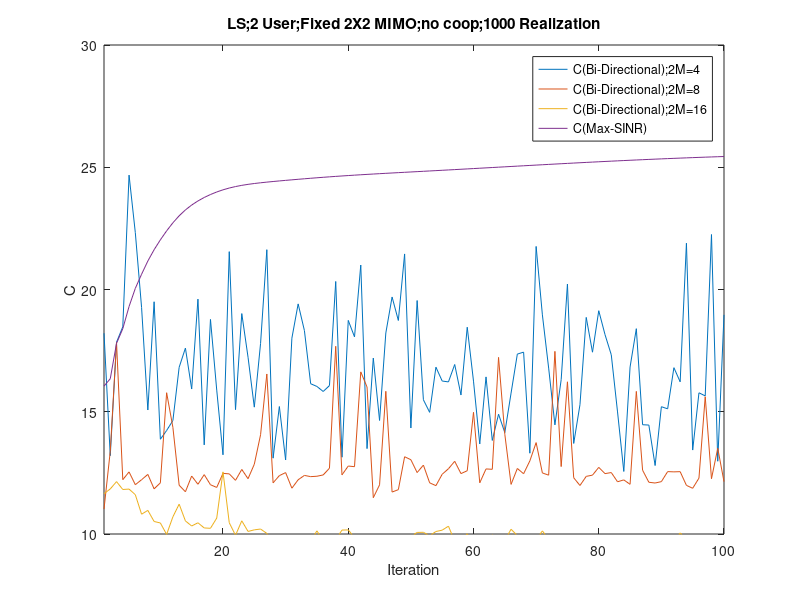

This figure's MATLAB source:
%2 user, 2X2 MIMO Channel
%All Channels(without cooperation)
%calculate MSE
%LS Filter
%add realization function
clc
clear


for i = [4,8,16]; %FilterLength

for k=1:2
SINR_c_without_stat(:,k,i)= zeros(100,1);
SINR_c_know_stat(:,k,i)= zeros(100,1);
SINR_p_without_stat(:,k,i)= zeros(100,1);
SINR_p_know_stat(:,k,i)= zeros(100,1);
end

sigma = sqrt(10^(-3));

Realization=10;


for R=1:Realization
        
        R
        
        H{1,1}=(1/sqrt(2))*[randn(1,1)+1i*randn(1,1) randn(1,1)+1i*randn(1,1);randn(1,1)+1i*randn(1,1) randn(1,1)+1i*randn(1,1)];
        H{1,2}=0.8*(1/sqrt(2))*[randn(1,1)+1i*randn(1,1) randn(1,1)+1i*randn(1,1);randn(1,1)+1i*randn(1,1) randn(1,1)+1i*randn(1,1)];
        H{2,1}=0.8*(1/sqrt(2))*[randn(1,1)+1i*randn(1,1) randn(1,1)+1i*randn(1,1);randn(1,1)+1i*randn(1,1) randn(1,1)+1i*randn(1,1)];
        H{2,2}=(1/sqrt(2))*[randn(1,1)+1i*randn(1,1) randn(1,1)+1i*randn(1,1);randn(1,1)+1i*randn(1,1) randn(1,1)+1i*randn(1,1)];

        Z{1,1}=H{1,1}';
        Z{1,2}=H{2,1}';
        Z{2,1}=H{1,2}';
        Z{2,2}=H{2,2}';

        for k = 1:2
            gp(:,k)=[1;1];
            gp_w(:,k)=[1;1];
            gc(:,k)=[1;1];
            gc_w(:,k)=[1;1];
            gc(:,k)=gc(:,k)/norm(gc(:,k));
            gc_w(:,k)=gc_w(:,k)/norm(gc_w(:,k));
            gp(:,k)=gp(:,k)/norm(gp(:,k));
            gp_w(:,k)=gp_w(:,k)/norm(gp_w(:,k));
        end


        for iteration = 1:100
   
           
    
                %Normalized g
                for k = 1:2
                gp(:,k)=gp(:,k)/norm(gp(:,k));
                gp_w(:,k)=gp_w(:,k)/norm(gp_w(:,k));
                gc(:,k)=gc(:,k)/norm(gc(:,k));
                gc_w(:,k)=gc_w(:,k)/norm(gc_w(:,k));
                end
            
           
            %Backward Training
            for iter1 = 1:i

                    for k =1:2
                        if rand-0.5 >= 0
                                    xp_b(k,iter1) = 1;
                                else
                                    xp_b(k,iter1) = -1;
                        end
                    end
                    
                    if rand-0.5 >= 0
                                xc_b(iter1) = 1;
                            else
                                xc_b(iter1) = -1;
                    end
                    
                       
                    for k = 1:2

                                neq_p(:,iter1,k) = [0;0];
                                for j = 1:2
                                    if j~=k; 
                                        neq_p(:,iter1,k) = neq_p(:,iter1,k) + Z{k,j}*gp(:,j)*xp_b(j,iter1);
                                    end
                                end

                                neq_p_w(:,:,k) = [0 0;0 0];
                                for j = 1:2
                                    if j~=k;
                                        neq_p_w(:,:,k) = neq_p_w(:,:,k) + Z{k,j}*gp_w(:,j)*gp_w(:,j)'*Z{k,j}';
                                    end
                                end
                                
                                neq(:,iter1,k) = [0;0];
                                for j = 1:2
                                    if j~=k; 
                                        neq(:,iter1,k) = neq(:,iter1,k) + Z{k,j}*gc(:,j)*xc_b(iter1);
                                    end
                                end

                                neq_w(:,iter1,k) = [0;0];
                                for j = 1:2
                                    if j~=k;
                                        neq_w(:,iter1,k) = neq_w(:,iter1,k) + Z{k,j}*gc_w(:,j);
                                    end
                                end

                                all_w(:,iter1,k) = [0;0];
                                for j = 1:2
                                        all_w(:,iter1,k) = all_w(:,iter1,k) + Z{k,j}*gc_w(:,j);
                                end

                           
                    end
                    
                    for k = 1:2    
                                yb(:,iter1,k) = Z{k,k}*(gp(:,k)*xp_b(k,iter1))...
                                                +neq_p(:,iter1,k)...
                                                +sigma*(1/sqrt(2))*[(randn(1,1)+1i*randn(1,1));(randn(1,1)+1i*randn(1,1))]...
                                                +Z{k,k}*(gc(:,k)*xc_b(iter1))...
                                                +neq(:,iter1,k);
                    end
                           
                    
                    
            end
            
                    for k = 1:2
                            vp_w(:,k) = inv(  Z{k,k}*gp_w(:,k)*gp_w(:,k)'*Z{k,k}'... 
                                            + neq_p_w(:,:,k)...  
                                            + eye(2)*sigma^2 ...
                                            + Z{k,k}*gc_w(:,k)*gc_w(:,k)'*Z{k,k}'...
                                            + neq_w(:,iter1,k)*(neq_w(:,iter1,k))'...
                                            + Z{k,k}*gc_w(:,k)*(neq_w(:,iter1,k))'...
                                            + (Z{k,k}*gc_w(:,k)*(neq_w(:,iter1,k))')'...
                                            ) * (Z{k,k}*gp_w(:,k)); 
                                        
                            vc_w(:,k) = inv(  Z{k,k}*gc_w(:,k)*gc_w(:,k)'*Z{k,k}'  + neq_w(:,iter1,k)*(neq_w(:,iter1,k))'...  
                                        + Z{k,k}*gc_w(:,k)*(neq_w(:,iter1,k))'+ (Z{k,k}*gc_w(:,k)*(neq_w(:,iter1,k))')'...
                                        + eye(2)*sigma^2 ...
                                        + Z{k,k}*gp_w(:,k)*gp_w(:,k)'*Z{k,k}'...
                                        + neq_p_w(:,:,k)...
                                        ) * all_w(:,iter1,k); 
                    end
            
                    for k = 1:2
                    vp(:,k)  = inv(yb(:,:,k)*yb(:,:,k)')*yb(:,:,k)*xp_b(k,:)';
                    vc(:,k)  = inv(yb(:,:,k)*yb(:,:,k)')*yb(:,:,k)*xc_b';
                    end
            
                    for k = 1:2
                    vp(:,k)=vp(:,k)/norm(vp(:,k));
                    vp_w(:,k)=vp_w(:,k)/norm(vp_w(:,k));
                    vc(:,k)=vc(:,k)/norm(vc(:,k));
                    vc_w(:,k)=vc_w(:,k)/norm(vc_w(:,k));
                    end
       

            %Forward Training  
            for iter2 = 1:i

                    for k = 1:2
                        if rand-0.5 >= 0
                                    xp_f(k,iter2) = 1;
                                else
                                    xp_f(k,iter2) = -1;
                        end
                    end
                    
                    if rand-0.5 >= 0
                                xc_f(iter2) = 1;
                            else
                                xc_f(iter2) = -1;
                    end

                    for k = 1:2

                                neq_p(:,iter2,k) = [0;0];
                                for j = 1:2
                                    if j~=k; 
                                        neq_p(:,iter2,k) = neq_p(:,iter2,k) + H{k,j}*vp(:,j)*xp_f(j,iter2);
                                    end
                                end

                                neq_p_w(:,:,k) = [0 0;0 0];
                                for j = 1:2
                                    if j~=k;
                                        neq_p_w(:,:,k) = neq_p_w(:,:,k) + H{k,j}*vp_w(:,j)*vp_w(:,j)'*H{k,j}';
                                    end
                                end
                                
                                neq(:,iter2,k) = [0;0];
                                for j = 1:2
                                    if j~=k; 
                                        neq(:,iter2,k) = neq(:,iter2,k) + H{k,j}*vc(:,j)*xc_f(iter2);
                                    end
                                end

                                neq_w(:,iter2,k) = [0;0];
                                for j = 1:2
                                    if j~=k;
                                        neq_w(:,iter2,k) = neq_w(:,iter2,k) + H{k,j}*vc_w(:,j);
                                    end
                                end

                                all_w(:,iter2,k) = [0;0];
                                for j = 1:2
                                        all_w(:,iter2,k) = all_w(:,iter2,k) + H{k,j}*vc_w(:,j);
                                end

                    end
                    
                    for k = 1:2    
                    yf(:,iter2,k) = H{k,k}*(vp(:,k)*xp_f(k,iter2))...
                                    +neq_p(:,iter2,k)...
                                    +sigma*(1/sqrt(2))*[(randn(1,1)+1i*randn(1,1));(randn(1,1)+1i*randn(1,1))]...
                                    +H{k,k}*(vc(:,k)*xc_f(iter2))...
                                    +neq(:,iter2,k);
                    end
                   
            end 
    
                for k = 1:2 
                gp_w(:,k) = inv(  H{k,k}*vp_w(:,k)*vp_w(:,k)'*H{k,k}'...
                                + neq_p_w(:,:,k)...  
                                + eye(2)*sigma^2 ...
                                + H{k,k}*vc_w(:,k)*vc_w(:,k)'*H{k,k}'...
                                + neq_w(:,iter2,k)*(neq_w(:,iter2,k))'...
                                + neq_w(:,iter2,k)*vc_w(:,k)'*H{k,k}'...
                                + H{k,k}*vc_w(:,k)*(neq_w(:,iter2,k))'...
                                ) * (H{k,k}*vp_w(:,k));
                            
                gc_w(:,k) = inv(  H{k,k}*vc_w(:,k)*vc_w(:,k)'*H{k,k}'  + neq_w(:,iter2,k)*(neq_w(:,iter2,k))'...  
                            + neq_w(:,iter2,k)*vc_w(:,k)'*H{k,k}'  + H{k,k}*vc_w(:,k)*(neq_w(:,iter2,k))'...
                            + eye(2)*sigma^2 ...
                            + H{k,k}*vp_w(:,k)*vp_w(:,k)'*H{k,k}'...
                            + neq_p_w(:,:,k)...
                            ) * all_w(:,iter2,k);  
                        
          
                
                            
                end

                for k = 1:2
                gp(:,k)  = inv(yf(:,:,k)*yf(:,:,k)')*yf(:,:,k)*xp_f(k,:)';
                gc(:,k)  = inv(yf(:,:,k)*yf(:,:,k)')*yf(:,:,k)*xc_f';
               
                
                end
                
                      
            
    
            %for SINR
            for k = 1:2
                
                %%%%%%%%%%%
                neq_SINR_p(iteration,k) = 0;
                for j = 1:2
                    if j~=k; 
                neq_SINR_p(iteration,k) = neq_SINR_p(iteration,k) + norm(gp(:,k)'*H{k,j}*vp(:,j))^2;
                    end
                end
                %%%%%%%%%%%
                neq_SINR_p_w(iteration,k) = 0;
                for j = 1:2
                    if j~=k; 
                neq_SINR_p_w(iteration,k) = neq_SINR_p_w(iteration,k) + norm(gp_w(:,k)'*H{k,j}*vp_w(:,j))^2;
                    end
                end
                
                all_SINR(:,iteration,k) = [0;0];
                for j = 1:2
                all_SINR(:,iteration,k) = all_SINR(:,iteration,k) + H{k,j}*vc(:,j);
                end

                all_SINR_w(:,iteration,k) = [0;0];
                for j = 1:2
                all_SINR_w(:,iteration,k) = all_SINR_w(:,iteration,k) + H{k,j}*vc_w(:,j);
                end
                
                %%%%%%%%%%
                all_SINR_cp(iteration,k) = 0;
                for j = 1:2
                all_SINR_cp(iteration,k) = all_SINR_cp(iteration,k) + norm(gc(:,k)'*H{k,j}*vp(:,j))^2;
                end
                %%%%%%%%%%
                all_SINR_w_cp(iteration,k) = 0;
                for j = 1:2
                all_SINR_w_cp(iteration,k) = all_SINR_w_cp(iteration,k) + norm(gc_w(:,k)'*H{k,j}*vp_w(:,j))^2;
                end
                
                all_SINR_pc(:,iteration,k) = [0;0];
                for j = 1:2
                all_SINR_pc(:,iteration,k) = all_SINR_pc(:,iteration,k) + gp(:,k)'*H{k,j}*vc(:,j);
                end
                
                all_SINR_w_pc(:,iteration,k) = [0;0];
                for j = 1:2
                all_SINR_w_pc(:,iteration,k) = all_SINR_w_pc(:,iteration,k) + gp_w(:,k)'*H{k,j}*vc_w(:,j);
                end
        
            end
    
            for k = 1:2
            SINR_p_without_stat(iteration,k,i)= ...
                      SINR_p_without_stat(iteration,k,i)...
                      +(    norm(  gp(:,k)'*H{k,k}*vp(:,k) )^2/(  neq_SINR_p(iteration,k)+ norm( gp(:,k)'*eye(2)*sigma^2*gp(:,k) )  + norm(all_SINR_pc(:,iteration,k))^2    ))/Realization;
            SINR_p_know_stat(iteration,k,i)= ...
                      SINR_p_know_stat(iteration,k,i) ...
                      +(    norm(  gp_w(:,k)'*H{k,k}*vp_w(:,k) )^2/(  neq_SINR_p_w(iteration,k) + norm( gp_w(:,k)'*eye(2)*sigma^2*gp_w(:,k) ) + norm(all_SINR_w_pc(:,iteration,k))^2  ))/Realization;
            
            SINR_c_without_stat(iteration,k,i)= ...
                      SINR_c_without_stat(iteration,k,i) ...
                      +(    norm(gc(:,k)'*all_SINR(:,iteration,k)   )^2/(  norm( gc(:,k)'*eye(2)*sigma^2*gc(:,k) )  + all_SINR_cp(iteration,k)     ))/Realization;
            SINR_c_know_stat(iteration,k,i)= ...
                      SINR_c_know_stat(iteration,k,i) ...
                      +(    norm( gc_w(:,k)'*all_SINR_w(:,iteration,k)  )^2/(  norm( gc_w(:,k)'*eye(2)*sigma^2*gc_w(:,k) ) + all_SINR_w_cp(iteration,k)    ))/Realization; 
            end
    
    
    end
           
end

 n=1:iteration;
 plot(   n,  log2(1+SINR_p_without_stat(n,1,i))+log2(1+SINR_p_without_stat(n,2,i))+log2(1+SINR_p_know_stat(n,1,i))+log2(1+SINR_p_know_stat(n,2,i)) );
 hold on

end
   
plot( n,log2(1+SINR_c_know_stat(n,1,i))+log2(1+SINR_c_know_stat(n,2,i))+log2(1+SINR_p_know_stat(n,1,i))+log2(1+SINR_p_know_stat(n,2,i)));



legend('C(Bi-Directional);2M=4',...
       'C(Bi-Directional);2M=8','C(Bi-Directional);2M=16',...
       'C(Max-SINR)')
xlabel('Iteration')
ylabel('C')
title('LS;2 User;Fixed 2X2 MIMO;no coop;1000 Realization')
axis([1 iteration 10 30])
